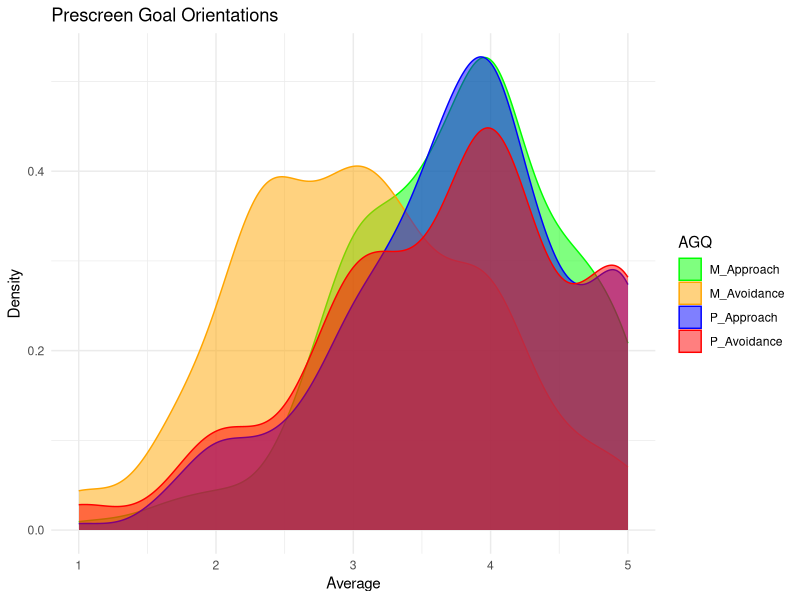
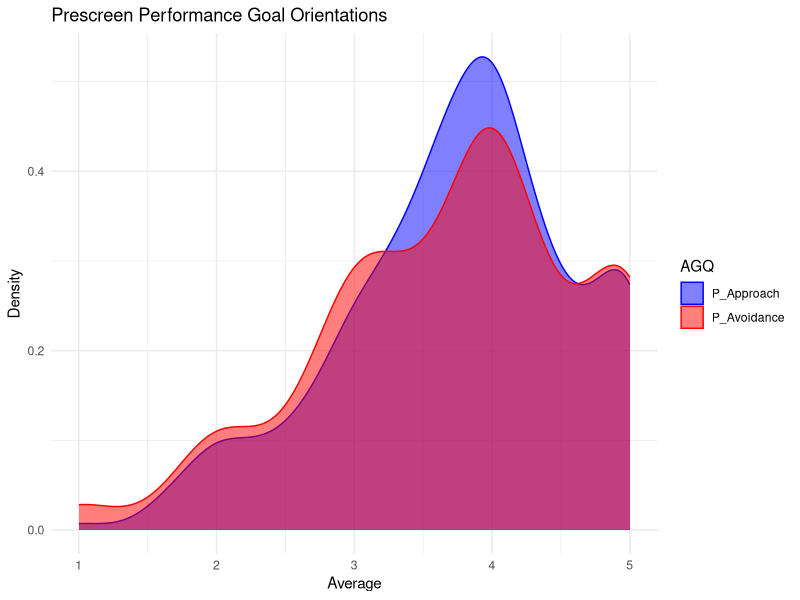
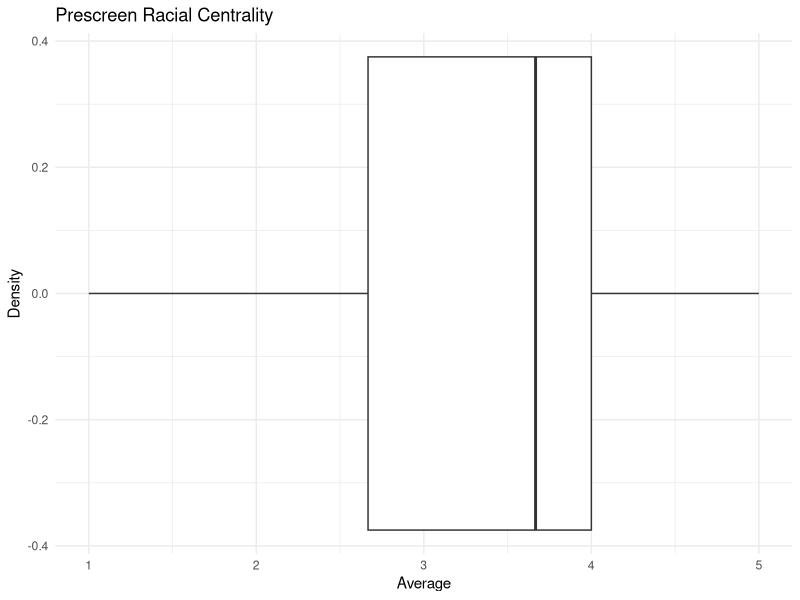

The R source for these figures, in order:
# STUDY 1 PRESCREEN 

# Install packages --------------------------------------------------------

library(tidyverse)
library(data.table)

# Clean data --------------------------------------------------------------

raw_prescreen <- read_csv("data/raw_prescreen.csv")
#View(raw_prescreen)
#colnames(raw_prescreen)

filter_df <- raw_prescreen |> 
  dplyr::select(23,5,24,26:30,32:66)

clean_prescreen <- 
        filter_df |> 
          # Recode columns
          mutate(Gender = 
                   recode_factor(Gender,
                                 "1" = "Woman",
                                 "2" = "Man",
                                 "3" = "Non-binary",
                                 "4" = "Other"),
                 FirstGen = 
                   recode_factor(FirstGen,
                                 "1" = "Yes",
                                 "2" = "No",
                                 #Not sure is coded as no
                                 "3" = "No"),
                 FirstGen_US = 
                   recode_factor(FirstGen_US,
                                 "1" = "Yes",
                                 "2" = "No",
                                 #Not sure is coded as no
                                 "3" = "No"),
                 `1st_immigrant` = 
                   recode_factor(`1st_immigrant`,
                                 "1" = "Yes",
                                 "2" = "No",
                                 #Not sure is coded as no
                                 "3" = "No"),
                 `2nd_immigrant` = 
                   recode_factor(`2nd_immigrant`,
                                 "1" = "Yes",
                                 "2" = "No",
                                 #Not sure is coded as no
                                 "3" = "No"),
                 HighestDegree = 
                   recode_factor(HighestDegree,
                                 "1" = "HS/GED",
                                 "2" = "Associate",
                                 "3" = "Bachelor",
                                 "4" = "Master",
                                 "5" = "Doctorate"),
                 STEMMajor = 
                   recode_factor(STEMMajor,
                                 "1" = "STEM",
                                 "2" = "Not STEM",
                                 "3" = "Not STEM")) |> 
             # Recode participant error
              mutate(`1st_immigrant` = replace(`1st_immigrant`, 34, "No"),
                     `1st_age` = replace(`1st_age`, 34, NA)) |> 
             # Recode scale error for Math/Reading items
              mutate_at(vars(Reading5, Math5, Reading6, Math6), 
                        ~recode(., 
                                "23" = "1",
                                "24" = "2",
                                "25" = "3",
                                "26" = "4",
                                "27" = "5")) |> 
             # Convert character to numeric
               mutate_at(c(2,7,13:43), as.numeric) 

# EDA ---------------------------------------------------------------------

prescreen_df <- clean_prescreen |> 
                    slice(-c(1:2))

# Duration: ~5min
summary(prescreen_df$`Duration (in seconds)`)

# Gender
table(prescreen_df$Gender)

# FirstGen
table(prescreen_df$FirstGen)

#1st_immigrant
table(prescreen_df$`1st_immigrant`)

#STEMMajor
table(prescreen_df$STEMMajor)


# Baseline avgs ----------------------------------------------------------

prescreen_avg <- prescreen_df |> 
                    rowwise() |> 
                    mutate(M_Approach = round(mean(c_across(c(14,16,20)), na.rm = TRUE), 3),
                           M_Avoidance = round(mean(c_across(c(18,22,24)), na.rm = TRUE), 3),
                           P_Approach = round(mean(c_across(c(15,17,21)), na.rm = TRUE), 3),
                           P_Avoidance = round(mean(c_across(c(19,23,25)), na.rm = TRUE), 3),
                           Math_ID = round(mean(c_across(c(27,29,31,33,35,37)), na.rm = TRUE), 3),
                           Reading_ID = round(mean(c_across(c(26,28,30,32,34,26)), na.rm = TRUE), 3),
                           Racial_ID = round(mean(c_across(38:40), na.rm = TRUE), 3),
                           Gender_ID = round(mean(c_across(41:43), na.rm = TRUE), 3)
                           )

#write.csv(prescreen_avg,"cleaned_prescreen.csv", row.names = FALSE)

# Distributions -----------------------------------------------------------

# Look at all AGQ averages
prescreen_AGQ_all <- prescreen_avg %>%
  pivot_longer(cols = c(M_Approach, M_Avoidance, P_Approach, P_Avoidance),
               names_to = "AGQ_all", 
               values_to = "AGQ_values_all")

ggplot(prescreen_AGQ_all, aes(x = AGQ_values_all, color = AGQ_all, fill = AGQ_all)) +
  geom_density(alpha = 0.5) +
  scale_color_manual(values = c("green", "orange", "blue", "red")) +
  scale_fill_manual(values = c("green", "orange","blue", "red")) +
  theme_minimal() +
  labs(title = "Prescreen Goal Orientations",
       x = "Average",
       y = "Density",
       color = "AGQ",
       fill = "AGQ") 

# Only performance approach/avoidance

prescreen_AGQ <- prescreen_avg %>%
  pivot_longer(cols = c(P_Approach, P_Avoidance),
               names_to = "AGQ", 
               values_to = "AGQ_values")

ggplot(prescreen_AGQ, aes(x = AGQ_values, color = AGQ, fill = AGQ)) +
  geom_density(alpha = 0.5) +
  scale_color_manual(values = c("blue", "red")) +
  scale_fill_manual(values = c("blue", "red")) +
  theme_minimal() +
  labs(title = "Prescreen Performance Goal Orientations",
       x = "Average",
       y = "Density",
       color = "AGQ",
       fill = "AGQ") 

# Racial Centrality

ggplot(prescreen_AGQ, aes(x = Racial_ID)) +
  geom_boxplot() +
  theme_minimal() +
  labs(title = "Prescreen Racial Centrality",
            x = "Average",
            y = "Density")


